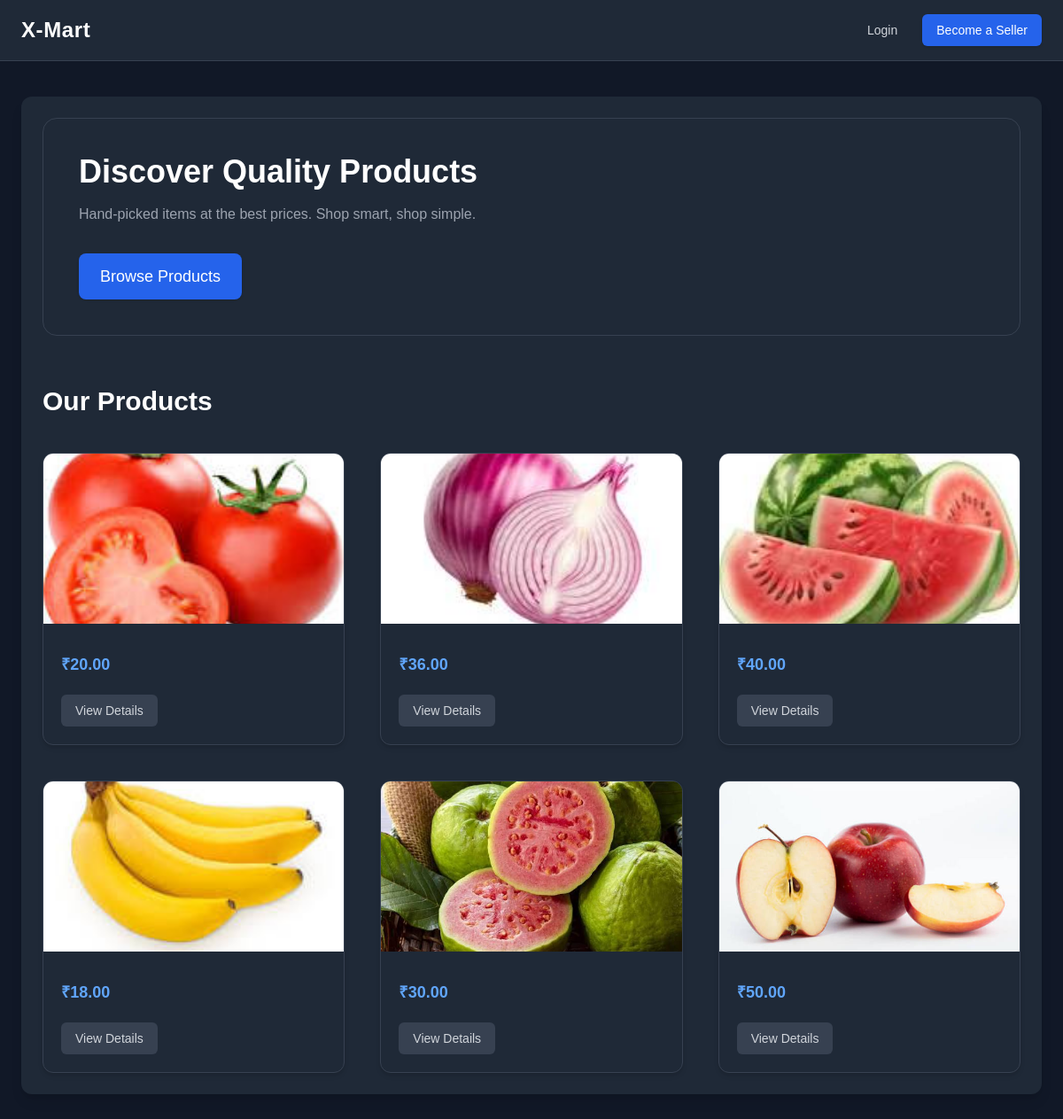
The page / on the database its author committed.
### playground/models.py (models this page shows, shortened)
class Product(models.Model):
    title = models.CharField(max_length=255)
    slug = models.SlugField(max_length=255, unique=True, blank=True)
    description = models.TextField(blank=True)
    base_price = models.DecimalField(max_digits=10, decimal_places=2)
    inventory = models.PositiveIntegerField(default=0)
    image = models.ImageField(upload_to='products/%Y/%m/%d/', blank=True, null=True)
    available = models.BooleanField(default=True)
    created = models.DateTimeField(auto_now_add=True)
    last_update = models.DateTimeField(auto_now=True)
    seller = models.ForeignKey(
        settings.AUTH_USER_MODEL,
        on_delete=models.CASCADE,
        related_name='products'
    )
    def get_current_price(self):
        price = self.base_price
        if self.inventory < 5:
            price *= Decimal('1.20')
        return price.quantize(Decimal('0.01'))

### playground/views.py (the view)
# urls.py: path('', views.home, name='home'),
def home(request):
    products = Product.objects.filter(available=True)
    return render(request, 'playground/home.html', {'products': products})

### playground/templates/playground/home.html (shortened to what this page needs)
{% extends 'base.html' %}
{% load static %}
{% block extra_css %}
<link rel="stylesheet" href="{% static 'css/home.css' %}">
{% endblock %}
{% block content %}
<section class="bg-gray-800 border border-gray-700 rounded-2xl p-10 mb-14">
  <h1 class="text-4xl font-semibold text-white mb-4">
    Discover Quality Products
  </h1>
  <p class="text-gray-400 mb-8 max-w-xl">
    Hand-picked items at the best prices. Shop smart, shop simple.
  </p>
  <a href="{% url 'playground:browse_products' %}"
     class="inline-block bg-blue-600 hover:bg-blue-500 text-white px-6 py-3 rounded-lg text-lg transition shadow">
    Browse Products
  </a>
</section>
<section id="products">
  <h2 class="text-3xl font-semibold text-white mb-10">
    Our Products
  </h2>
  {% if products %}
    <div class="grid grid-cols-1 sm:grid-cols-2 md:grid-cols-3 gap-10">
      {% for product in products %}
        <div class="bg-gray-800 border border-gray-700 rounded-xl overflow-hidden shadow-md hover:shadow-xl transition">
          {% if product.image %}
            <div class="h-48 overflow-hidden">
              <img src="{{ product.image.url }}"
                   alt="{{ product.name }}"
                   class="w-full h-full object-cover hover:scale-105 transition duration-300">
            </div>
          {% else %}
            <div class="h-48 bg-gray-700 flex items-center justify-center text-gray-400">
              No image
            </div>
          {% endif %}
          <div class="p-5 flex flex-col gap-3">
            <p class="text-blue-400 font-bold text-lg">
              ₹{{ product.get_current_price }}
            </p>
            <a href="{% url 'playground:product_detail' product.id %}"
               class="mt-2 inline-block text-sm font-medium text-gray-300 hover:text-white bg-gray-700 hover:bg-gray-600 px-4 py-2 rounded-md transition w-fit">
              View Details
            </a>
          </div>
        </div>
      {% endfor %}
    </div>
  {% else %}
    <p class="text-gray-400">
      No products available at the moment.
    </p>
  {% endif %}
</section>
{% endblock %}

### static/css/home.css (style rules this page uses)
body { margin: 0; font-family: Arial, Helvetica, sans-serif; background-color: #f5f5f5; }

### rows shown on the page
Product: image (picture), get_current_price "20.00"
Product: image (picture), get_current_price "36.00"
Product: image (picture), get_current_price "40.00"
Product: image (picture), get_current_price "18.00"
Product: image (picture), get_current_price "30.00"
Product: image (picture), get_current_price "50.00"
